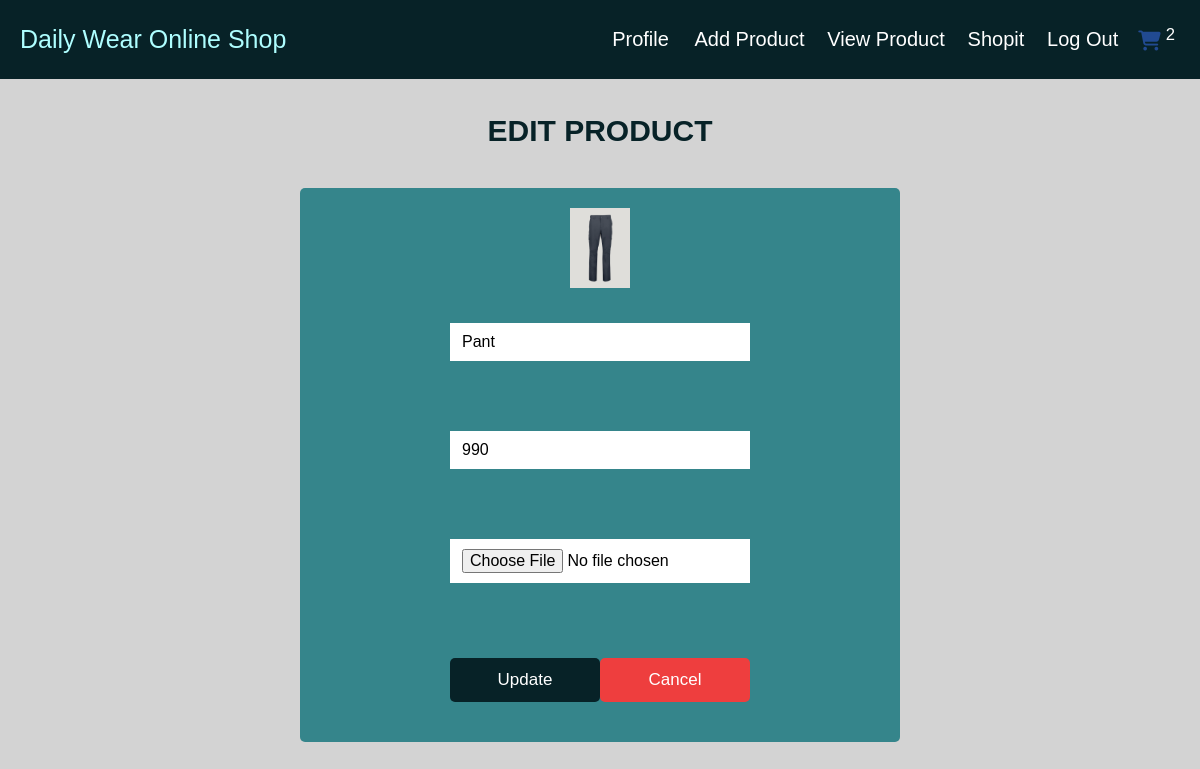
/edit.php?id=28, run on the app's committed database.
### tables this page shows
CREATE TABLE `products` (
  `id` int(11) NOT NULL,
  `name` varchar(255) NOT NULL,
  `price` varchar(250) NOT NULL,
  `image` varchar(250) NOT NULL
);

### edit.php (the view, shortened to what this page needs)
<!DOCTYPE html>
<html lang="en">
<head>
    <link rel="stylesheet" href="<YOUR_CSS_FILE_PATH>">
    <link rel="stylesheet" href="https://cdnjs.cloudflare.com/ajax/libs/font-awesome/6.4.2/css/all.min.css" />
</head>
<body>
<?php include 'header.php' ?>
    <div class="container">
        <section class="edit_container">
            <h1 class="heading">Edit Product</h1>
            <?php
            if (isset($_GET['id'])) {
                $edit_id = $_GET['id'];
                $query = "SELECT * FROM products WHERE id = $edit_id";
                $result = mysqli_query($conn, $query);
                if ($result && mysqli_num_rows($result) > 0) {
                    $fetch_data = mysqli_fetch_assoc($result);
            ?>
                    <form action="edit.php?id=<?php echo $fetch_data['id']; ?>" method="post" enctype="multipart/form-data" class="update_product product_container" onsubmit="return validateForm()">
                        <img src="images/<?php echo $fetch_data['image'] ?>" alt="">
                        <input type="text" name="update_name" id="update_name" class="input_fields fields" value="<?php echo $fetch_data['name']; ?>">
                        <input type="number" name="update_price" id="update_price" class="input_fields fields" value="<?php echo $fetch_data['price']; ?>" min="0">
                        <input type="file" name="update_image" id="update_image" class="input_fields fields" accept="image/png, image/jpg, image/jpeg">
                        <div class="btns">
                            <input type="submit" class="edit_btn" name="update_product" value="Update">
                            <button type="button" id="cancel-edit" class="cancel_btn">Cancel</button>
                        </div>
                    </form>
            <?php
                }
            }
            ?>
        </section>
    </div>
</body>
</html>

### css/headerStyle.css (style rules this page uses)
* { margin: 0; padding: 0; box-sizing: border-box; outline: none; border: none; text-decoration: none; font-family: "Poppins", sans-serif; }
:root { --color1: #072227; --color2: #35858b; --color3: #4fbdba; --color4: #aefeff; --black: #000; --white: #fff; --lightgray: #d3d3d3; --red: rgb(238, 62, 62); }
html { font-size: 62.5%; overflow-x: hidden; }
.container { max-width: 1200px; margin: 0 auto; padding-bottom: 5rem; height: 100vh; background-color: var(--lightgray); }
.heading { text-align: center; font-size: 3rem; text-transform: uppercase; padding: 1.5rem 0 2rem; color: var(--color1); }
section { padding: 2rem; }
.add_product, .update_product { max-width: 600px; background-color: var(--color2); border-radius: 0.5rem; padding: 2rem; margin: 0 auto; margin-top: 2rem; }
.add_product .input_fields, .update_product .input_fields { padding: 1rem 1.2rem; font-size: 1.6rem; color: var(--black); background-color: var(--white); margin: 1.5rem 0; width: 100%; }
.submit_btn, .edit_btn, .cancel_btn { display: block; width: 50%; text-align: center; background-color: var(--color1); color: var(--white); font-size: 1.7rem; padding: 1.2rem 3rem; border-radius: 0.5rem; cursor: pointer; margin-top: 2rem; margin: 0 auto; }
.cancel_btn { background-color: var(--red); margin: 2rem auto; }
.btns { display: flex; justify-content: center; align-items: center; width: 100%; }
img { width: 20%; margin: 0 auto; }
.product_container { display: grid; grid-template-columns: repeat(auto-fit, 30rem); gap: 2rem; justify-content: center; }

### data on the page
products: image (picture), update_name "Pant", update_price "990"

### other printed values
$row_count "2"
